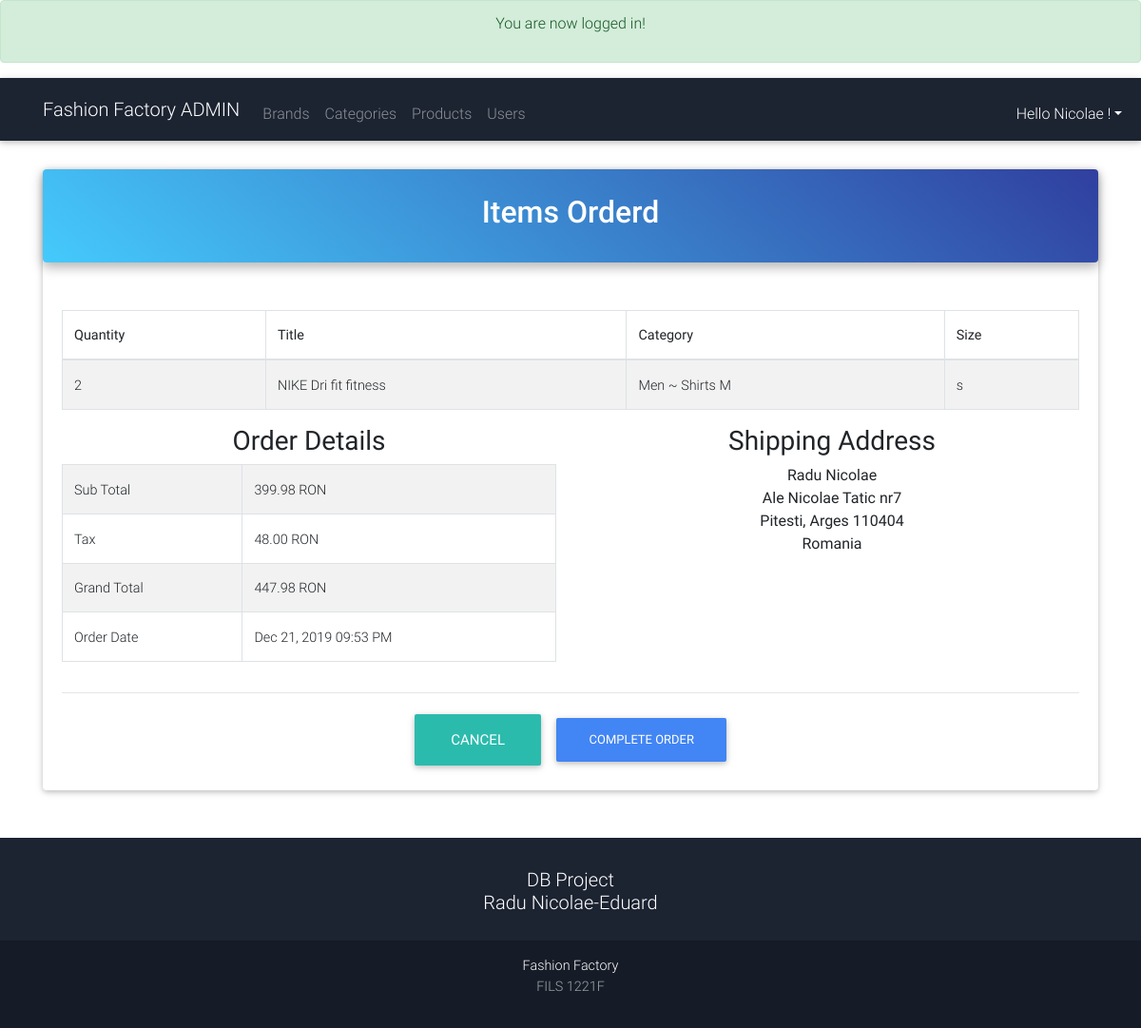
The app's page /admin/orders.php?txn_id=42 (signed in) with its own data.
### tables this page shows
CREATE TABLE `products` (
  `id` int(11) NOT NULL,
  `title` varchar(255) NOT NULL,
  `price` decimal(10,2) NOT NULL,
  `list_price` decimal(10,2) NOT NULL,
  `brand` int(11) NOT NULL,
  `categories` varchar(255) NOT NULL,
  `image` varchar(255) NOT NULL,
  `description` text NOT NULL,
  `featured` tinyint(4) NOT NULL DEFAULT 0,
  `sizes` text NOT NULL,
  `deleted` tinyint(4) NOT NULL DEFAULT 0
);

CREATE TABLE `categories` (
  `id` int(11) NOT NULL,
  `category` varchar(255) NOT NULL,
  `parent` int(11) NOT NULL DEFAULT 0
);

CREATE TABLE `transactions` (
  `id` int(11) NOT NULL,
  `cart_id` int(11) NOT NULL,
  `full_name` varchar(255) NOT NULL,
  `email` varchar(175) NOT NULL,
  `street` varchar(255) NOT NULL,
  `street2` varchar(255) NOT NULL,
  `city` varchar(175) NOT NULL,
  `county` varchar(175) NOT NULL,
  `zip_code` varchar(50) NOT NULL,
  `country` varchar(175) NOT NULL,
  `sub_total` decimal(10,2) NOT NULL,
  `tax` decimal(10,2) NOT NULL,
  `grand_total` decimal(10,2) NOT NULL,
  `description` text NOT NULL,
  `txn_date` datetime NOT NULL DEFAULT current_timestamp()
);

### helpers/helpers.php (called while the page is built, shortened)
<?php
    function sanitize($dirty){
        return htmlentities($dirty,ENT_QUOTES,"UTF-8");
    }
    function money($number){
        return number_format($number,2).' '.'RON';
    }
    function pretty_date($date){
        return date("M d, Y h:i A",strtotime($date));
    }

### admin/orders.php (the view, shortened to what this page needs)
<?php
require_once '../core/init.php';
include 'includes/head.php';
include 'includes/nav.php';
$txn_id = sanitize((int)$_GET['txn_id']);
$txnQuery = $db->query("SELECT* FROM transactions WHERE id ='{$txn_id}'");
$txn = mysqli_fetch_assoc($txnQuery);
$cart_id = $txn['cart_id'];
$cartQ = $db->query("SELECT * FROM cart WHERE id ='{$cart_id}'");
$cart = mysqli_fetch_assoc($cartQ);
$items = json_decode($cart['items'],true);
$idArray = array();
$products = array();
foreach($items as $item){
    $idArray[] = $item['id'];
}
$ids = implode(',',$idArray);
$productQ = $db->query(
    "SELECT i.id as 'id', i.title as 'title', c.id as 'cid', c.category as 'child', p.category as 'parent'
    FROM products i
    LEFT JOIN categories c ON i.categories = c.id
    LEFT JOIN categories p ON c.parent = p.id
    WHERE i.id IN ({$ids});
");
while($p = mysqli_fetch_assoc($productQ)){
    foreach($items as $item){
        if($item['id'] == $p['id']){
            $x= $item;
            continue;
        }
    }
    $products[] = array_merge($x,$p);
}
?>
<div class="container">
<div class="card card-cascade" style="margin-top:30px;">
  <div class="view view-cascade gradient-card-header blue-gradient">
    <h2 class="card-header-title ">Items Orderd</h2>
  </div>
  <div class="card-body card-body-cascade text-center">
  <table class="table table-condesed table-bordered table-striped" style="margin-top:30px;">
    <thead>
        <th>Quantity</th>
        <th>Title</th>
        <th>Category</th>
        <th>Size</th>
    </thead>
    <tbody>
        <?php foreach($products as $product):?>
            <tr>
                <td><?=$product['quantity'];?></td>
                <td><?=$product['title'];?></td>
                <td><?=$product['parent'].' ~ '.$product['child'];?></td>
                <td><?=$product['size'];?></td>
            </tr>
        <?php endforeach;?>
    </tbody>
</table>
<div class="row">
            <div class="col-md-6">
                <h3 class="text-center">Order Details</h3>
                <table class="table table-condensed table-striped table-bordered">
                    <tbody>
                        <tr>
                            <td>Sub Total</td>
                            <td><?=money($txn['sub_total']);?></td>
                        </tr>
                        <tr>
                            <td>Tax</td>
                            <td><?=money($txn['tax']);?></td>
                        </tr>
                        <tr>
                            <td>Grand Total</td>
                            <td><?=money($txn['grand_total']);?></td>
                        </tr>
                        <tr>
                            <td>Order Date</td>
                            <td><?=pretty_date($txn['txn_date']);?></td>
                        </tr>
                    </tbody>
                </table>
            </div>
            <div class="col-md-6">
            <h3 class="text-center">Shipping Address</h3>
            <address>
                <?=$txn['full_name'];?><br>
                <?=$txn['street'];?><br>
                <?=$txn['city'].', '.$txn['county'].' '.$txn['zip_code'];?><br>
                <?=$txn['country'];?><br>
            </address>
            </div>
</div>
<hr>
<div>
            <a href="index.php" class="btn btn-lg btn-default">Cancel</a>
            <a href="orders.php?complete=1&cart_id=<?=$cart_id;?>" class="btn btn-primary btn-large">Complete order</a>
</div>
</div>
  </div>
</div>
<?php
include 'includes/footer.php';
?>

### records on screen
products: quantity "2", title "NIKE Dri fit fitness", categories.category "Men", categories.category "Shirts M", size "s"
transactions: sub_total "399.98 RON", tax "48.00 RON", grand_total "447.98 RON", txn_date "Dec 21, 2019 09:53 PM", full_name "Radu Nicolae", street "Ale Nicolae Tatic nr7", city "Pitesti", county "Arges", zip_code "110404", country "Romania"

### other values on screen
$_SESSION['success_flash'] "You are now logged in!"
$user_data['first'] "Nicolae"
